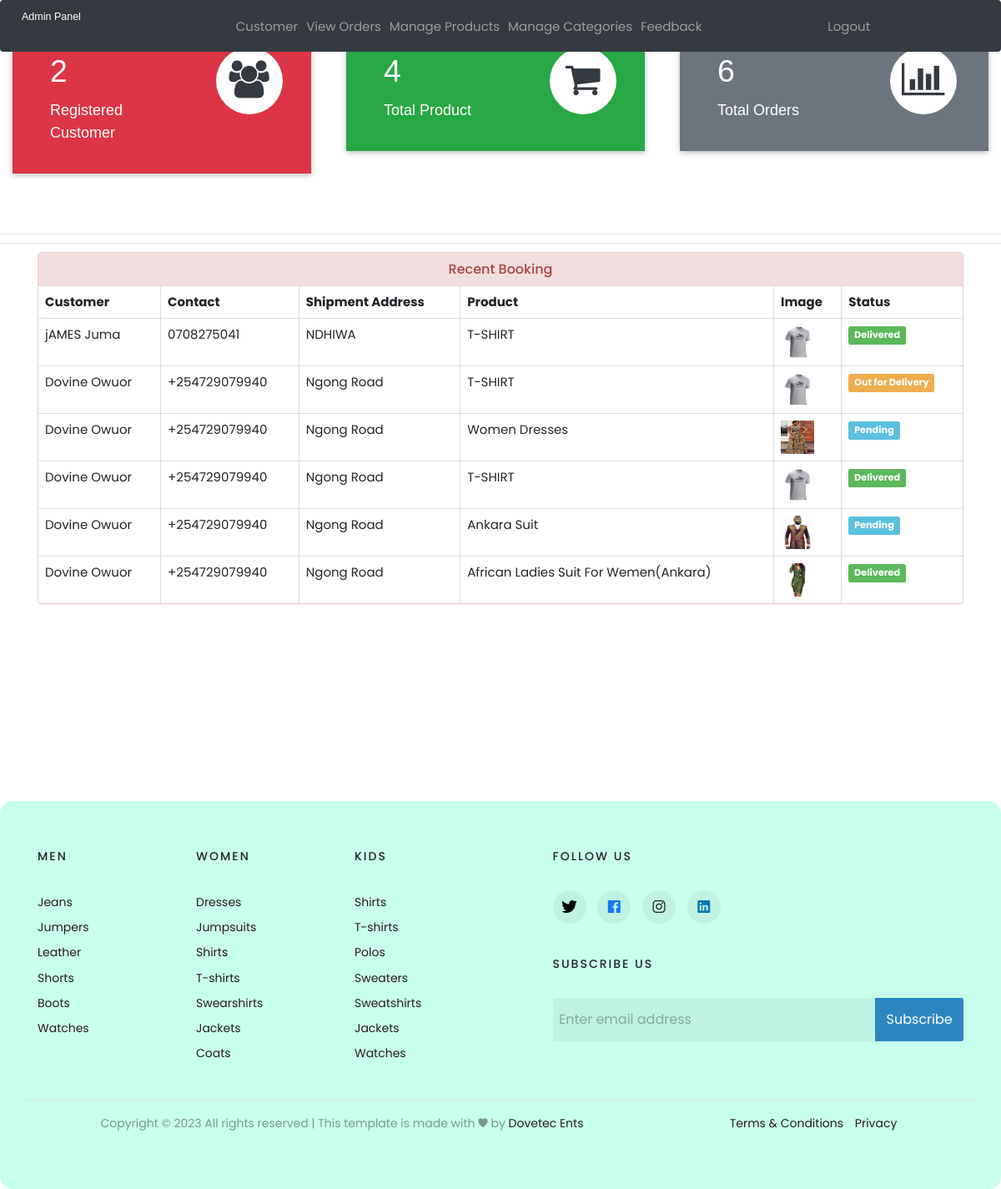
/admin-dashboard (signed in), run on the app's committed database.
### ecom/models.py (models this page shows, shortened)
class Customer(models.Model):
    user=models.OneToOneField(User,on_delete=models.CASCADE)
    profile_pic= models.ImageField(upload_to='profile_pic/CustomerProfilePic/',null=True,blank=True)
    address = models.CharField(max_length=40)
    mobile = models.CharField(max_length=20,null=False)
    @property
    def get_name(self):
        return self.user.first_name+" "+self.user.last_name

class Orders(models.Model):
    STATUS =(
        ('Pending','Pending'),
        ('Order Confirmed','Order Confirmed'),
        ('Out for Delivery','Out for Delivery'),
        ('Delivered','Delivered'),
    )
    customer=models.ForeignKey('Customer', on_delete=models.CASCADE,null=True)
    product=models.ForeignKey('Product',on_delete=models.CASCADE,null=True)
    email = models.CharField(max_length=50,null=True)
    address = models.CharField(max_length=500,null=True)
    mobile = models.CharField(max_length=20,null=True)
    order_date= models.DateField(auto_now_add=True,null=True)
    status=models.CharField(max_length=50,null=True,choices=STATUS)

class Product(models.Model):
    name=models.CharField(max_length=40)
    product_image= models.ImageField(upload_to='product_image/',null=True,blank=True)
    price = models.PositiveIntegerField()
    description=models.CharField(max_length=40)

### ecom/views.py (the view)
# urls.py: path('admin-dashboard', views.admin_dashboard_view,name='admin-dashboard'),
@login_required(login_url='adminlogin')
def admin_dashboard_view(request):
    customercount=models.Customer.objects.all().count()
    productcount=models.Product.objects.all().count()
    ordercount=models.Orders.objects.all().count()
    orders=models.Orders.objects.all()
    ordered_products=[]
    ordered_bys=[]
    for order in orders:
        ordered_product=models.Product.objects.all().filter(id=order.product.id)
        ordered_by=models.Customer.objects.all().filter(id = order.customer.id)
        ordered_products.append(ordered_product)
        ordered_bys.append(ordered_by)
    mydict={
    'customercount':customercount,
    'productcount':productcount,
    'ordercount':ordercount,
    'data':zip(ordered_products,ordered_bys,orders),
    }
    return render(request,'ecom/admin_dashboard.html',context=mydict)

### templates/ecom/admin_dashboard.html (shortened to what this page needs)
{% extends 'ecom/admin_base.html' %}
{% load static %}
{% block content %}
<br>
{%include 'ecom/admin_dashboard_cards.html'%}
<br><br><br><br><br>
<hr>
<hr>
<div class="container">
  <div class="panel panel-danger">
    <div class="panel-heading" style="text-align:center;">
      <h6 class="panel-title">Recent Booking</h6>
    </div>
    <table class="table table-hover table-bordered" id="dev-table">
      <thead>
        <tr>
          <th>Customer</th>
          <th>Contact</th>
          <th>Shipment Address</th>
          <th>Product</th>
          <th>Image</th>
          <th>Status</th>
        </tr>
      </thead>
      {% for product,customer,order in data %}
      <tr>
        {% for c in customer %}
        <td> {{c.get_name}}</td>
        <td>{{c.mobile}}</td>
        <td>{{order.address}}</td>
        {% endfor %}
        {% for p in product %}
        <td> {{p.name}}</td>
        <td> <img src="{% static p.product_image.url %}" alt="Profile Pic" height="40px" width="40px" /></td>
        {% if order.status == 'Pending'%}
        <td> <span class="label label-info">{{order.status}}</span></td>
        {% elif order.status == 'Delivered' %}
        <td> <span class="label label-success">{{order.status}}</span></td>
        {% elif order.status == 'Out for Delivery' %}
        <td> <span class="label label-warning">{{order.status}}</span></td>
        {%else%}
        <td> <span class="label label-primary">{{order.status}}</span></td>
        {%endif%}
        {% endfor %}
      </tr>
      {% endfor %}
    </table>
  </div>
</div>
{% endblock content %}

### templates/ecom/admin_base.html (style rules this page uses)
body { margin: 0; padding: 0; box-sizing: border-box; }

### templates/ecom/admin_dashboard_cards.html (style rules this page uses)
body { margin: 0; padding: 0; box-sizing: border-box; }

### data on the page
Orders: address "NDHIWA", status "Delivered"
Customer: get_name "jAMES Juma", mobile "0708275041"
Product: name "T-SHIRT", product_image (picture)
Orders: address "Ngong Road", status "Out for Delivery"
Customer: get_name "Dovine Owuor", mobile "+254729079940"
Orders: address "Ngong Road", status "Pending"
Product: name "Women Dresses", product_image (picture)
Orders: address "Ngong Road", status "Delivered"
Orders: address "Ngong Road", status "Pending"
Product: name "Ankara Suit", product_image (picture)
Orders: address "Ngong Road", status "Delivered"
Product: name "African Ladies Suit For Wemen(Ankara)", product_image (picture)

### other printed values
{{ customercount }} "2"
{{ productcount }} "4"
{{ ordercount }} "6"
